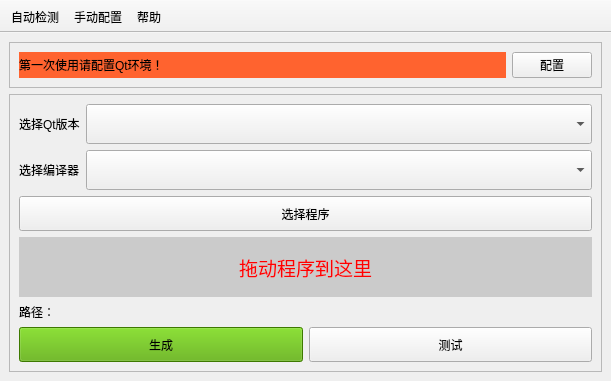
<?xml version="1.0" encoding="UTF-8"?>
<ui version="4.0">
 <class>MainWindow</class>
 <widget class="QMainWindow" name="MainWindow">
  <property name="geometry">
   <rect>
    <x>0</x>
    <y>0</y>
    <width>611</width>
    <height>365</height>
   </rect>
  </property>
  <property name="windowTitle">
   <string>MainWindow</string>
  </property>
  <widget class="QWidget" name="centralwidget">
   <layout class="QVBoxLayout" name="verticalLayout_3" stretch="0,0">
    <item>
     <widget class="QFrame" name="frameTooltip">
      <property name="frameShape">
       <enum>QFrame::StyledPanel</enum>
      </property>
      <property name="frameShadow">
       <enum>QFrame::Raised</enum>
      </property>
      <layout class="QHBoxLayout" name="horizontalLayout" stretch="1,0">
       <item>
        <widget class="QLabel" name="label_4">
         <property name="styleSheet">
          <string notr="true">background-color: rgb(255, 99, 47);</string>
         </property>
         <property name="text">
          <string>第一次使用请配置Qt环境！</string>
         </property>
        </widget>
       </item>
       <item>
        <widget class="QPushButton" name="btnConfig">
         <property name="text">
          <string>配置</string>
         </property>
        </widget>
       </item>
      </layout>
     </widget>
    </item>
    <item>
     <widget class="QFrame" name="frameContent">
      <property name="frameShape">
       <enum>QFrame::StyledPanel</enum>
      </property>
      <property name="frameShadow">
       <enum>QFrame::Raised</enum>
      </property>
      <layout class="QVBoxLayout" name="verticalLayout">
       <item>
        <layout class="QGridLayout" name="gridLayout" columnstretch="0,1">
         <item row="0" column="0">
          <widget class="QLabel" name="label">
           <property name="text">
            <string>选择Qt版本</string>
           </property>
          </widget>
         </item>
         <item row="0" column="1">
          <widget class="QComboBox" name="ComboQtVersion">
           <property name="minimumSize">
            <size>
             <width>350</width>
             <height>40</height>
            </size>
           </property>
          </widget>
         </item>
         <item row="1" column="1">
          <widget class="QComboBox" name="comboComplier">
           <property name="minimumSize">
            <size>
             <width>0</width>
             <height>40</height>
            </size>
           </property>
          </widget>
         </item>
         <item row="1" column="0">
          <widget class="QLabel" name="label_2">
           <property name="text">
            <string>选择编译器</string>
           </property>
          </widget>
         </item>
        </layout>
       </item>
       <item>
        <widget class="QPushButton" name="btnChooseProgram">
         <property name="minimumSize">
          <size>
           <width>573</width>
           <height>35</height>
          </size>
         </property>
         <property name="text">
          <string>选择程序</string>
         </property>
        </widget>
       </item>
       <item>
        <widget class="DropLabel" name="labProgram">
         <property name="minimumSize">
          <size>
           <width>0</width>
           <height>60</height>
          </size>
         </property>
         <property name="font">
          <font>
           <pointsize>14</pointsize>
          </font>
         </property>
         <property name="styleSheet">
          <string notr="true">background-color: rgb(203, 203, 203);
color: rgb(255, 0, 0);</string>
         </property>
         <property name="text">
          <string>拖动程序到这里</string>
         </property>
         <property name="alignment">
          <set>Qt::AlignCenter</set>
         </property>
        </widget>
       </item>
       <item>
        <widget class="QLabel" name="labPath">
         <property name="text">
          <string>路径：</string>
         </property>
        </widget>
       </item>
       <item>
        <layout class="QHBoxLayout" name="horizontalLayout_4">
         <item>
          <widget class="QPushButton" name="btnDeploy">
           <property name="minimumSize">
            <size>
             <width>0</width>
             <height>35</height>
            </size>
           </property>
           <property name="styleSheet">
            <string notr="true">background-color: rgb(85, 170, 0);</string>
           </property>
           <property name="text">
            <string>生成</string>
           </property>
          </widget>
         </item>
         <item>
          <widget class="QPushButton" name="btnTest">
           <property name="minimumSize">
            <size>
             <width>0</width>
             <height>35</height>
            </size>
           </property>
           <property name="text">
            <string>测试</string>
           </property>
          </widget>
         </item>
        </layout>
       </item>
      </layout>
     </widget>
    </item>
   </layout>
  </widget>
  <widget class="QToolBar" name="toolBar">
   <property name="windowTitle">
    <string>toolBar</string>
   </property>
   <property name="movable">
    <bool>false</bool>
   </property>
   <property name="floatable">
    <bool>false</bool>
   </property>
   <attribute name="toolBarArea">
    <enum>TopToolBarArea</enum>
   </attribute>
   <attribute name="toolBarBreak">
    <bool>false</bool>
   </attribute>
   <addaction name="action"/>
   <addaction name="actionConfig"/>
   <addaction name="actionHelp"/>
  </widget>
  <action name="actionConfig">
   <property name="text">
    <string>手动配置</string>
   </property>
  </action>
  <action name="action">
   <property name="text">
    <string>自动检测</string>
   </property>
  </action>
  <action name="actionHelp">
   <property name="text">
    <string>帮助</string>
   </property>
  </action>
 </widget>
 <customwidgets>
  <customwidget>
   <class>DropLabel</class>
   <extends>QLabel</extends>
   <header>droplabel.h</header>
  </customwidget>
 </customwidgets>
 <resources/>
 <connections/>
</ui>
